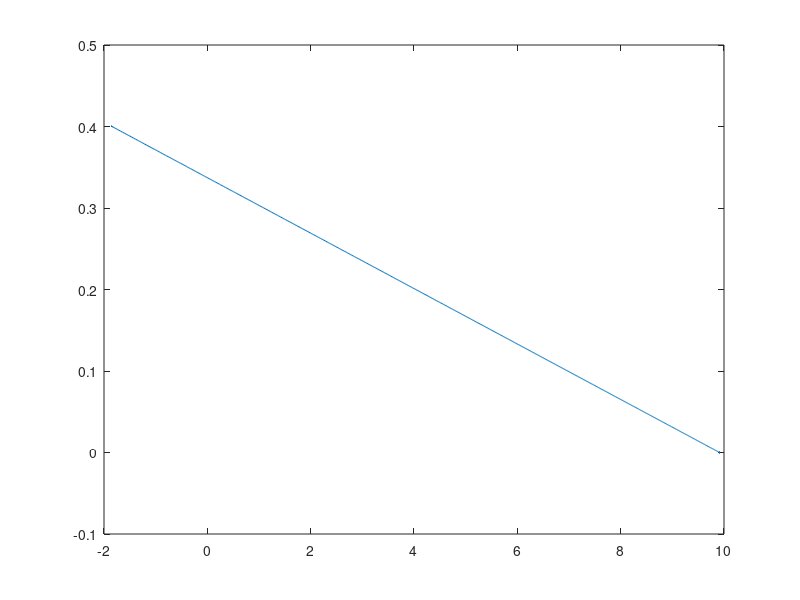

The MATLAB script that drew this image: (Note: this script raises an error after producing the figure.)
% Bestimmen der Systemparameter ZRG Pa1
%Adrian Lepp
% 25.11.20

close all
clear all
clc

%% Bestimmen der Sensorkennlinie h(U)= b - m * U 

load ('Leerlaufen_400_0.mat');
%plot(Zeit, Messung);

U_tank1 = Messung(:,1);
U_tank2 = Messung(:,2);
U_tank3 = Messung(:,3);

m_tank1 = 0.4/(U_tank1(1078)-U_tank1(1));
m_tank2 = 0.4/(U_tank2(1078)-U_tank2(1));
m_tank3 = 0.4/(U_tank3(1078)-U_tank3(1));

b_tank1 = m_tank1*U_tank1(1078);
b_tank2 = m_tank2*U_tank2(1078);
b_tank3 = m_tank3*U_tank3(1078);

h1 = b_tank1 - m_tank1 * U_tank1;
h2 = b_tank2 - m_tank2 * U_tank2;
h3 = b_tank3 - m_tank3 * U_tank3;

figure 
plot(U_tank1,h1);
plot(U_tank2,h2);
subplot(h3);
title('Sensorkennlinie')
xlabel('U /V')
ylabel('h /m')
legend('Tank1')

%% Bestimmen der Pumpenleistung Qz1 in m^3/s

A=0.0154; %m^2
g = 9.81;

load('Pumpenleistung.mat');
plot(Zeit, Messung);

t_delta = Zeit(500)-Zeit(200);
h_delta = (b_tank1 - m_tank1 * Messung(500,1))-(b_tank1 - m_tank1 * Messung(200,1));

Qz1 = h_delta*A/t_delta; %m^3/s

%% Bestimmen von c_A2


load('Ventilquerschnitt.mat');% Wasser läuft von Tank 1 in 3 (c_ und von Tank 2 in Reservoir


%plot(Zeit, Messung);

U_1zu3 = Messung(:,1);
U_von2 = Messung(:,2);
U_3von1 = Messung(:,3);

h1 = b_tank1 - m_tank1 * U_1zu3;
h2 = b_tank2 - m_tank2 * U_von2;
h3 = b_tank3 - m_tank3 * U_3von1;


for n = 2:1400
    dh2(n) = (h2(n+1)-h2(n-1))/0.2;
    ca2(n) = -(dh2(n)*A)/(sqrt(2*g*h2(n)));
end
 ca2mean = mean(ca2(100:800));
 
 for n = 2:1400
    dh3(n) = (h3(n+1)-h3(n-1))/0.2;
    c13(n) = (dh3(n)*A)/(sqrt(2*g*(h1(n)-h3(n))));
end
 c13mean = mean(c13(100:800));
 
figure
load('initial_400_Tank_1.mat');

h1 = b_tank1 - m_tank1 * Messung(:,1);
h2 = b_tank2 - m_tank2 * Messung(:,2);
h3 = b_tank3 - m_tank3 * Messung(:,3);


%plot(Zeit,h1)
